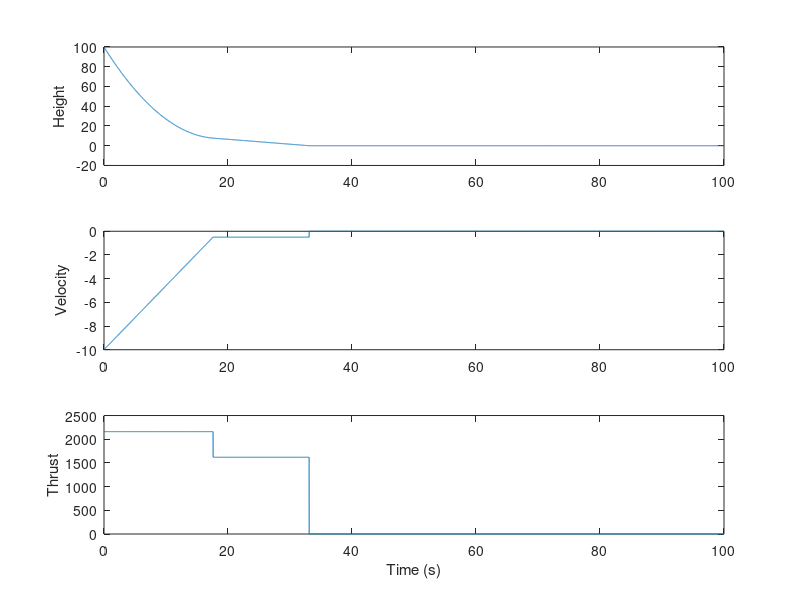

MATLAB code to generate this figure:
clearvars; clc;

%define our constants
m = 1000;
g = 1.62; %m/s^2
maxThrust = 2160; %Newtons

%time governance
dt = 0.01; %seconds
T = 100; %seconds

%initial state declaration
z=100; %height
v=-10; %m/s

%minimum kinematic deceleration
if maxThrust-m*g < m*(v^.2)/(2*z)
    fprintf("Minimum MaxThrust to not crash at this intitial altitude is: %.2f N\n", m*(v^.2)/(2*z))
    return
end

%calculate optimal speed of response (Kp) and damping (Kd) 
%satisfy conditions that z(tf) = v(tf) = 0
%Kp controller; 'spring stiffness'. Agressiveness with which the lander adjusts
wn = -1*((z+v*T)/(z*T));
Kp = m*wn^.2;
Kd = 2*sqrt(Kp*m);


%storage arrays
%allows you to plot graphs, analyze behavior
time = 0:dt:T; %make an array the size of T/dt representing every time instance (x-axis)
Z = zeros(size(time)); %log height for each dt
V = zeros(size(time)); %log velocity for each dt
TH = zeros(size(time)); %log thrust TH for each dt

%simulation loop
for k = 1:length(time)
    %PD controller
    if z>0
        if v < -0.5
            thrust = m*g + Kp*z - Kd*(v); %we want our base thrust to be mg, and less if we are below our desired value (0)
        else
            thrust = m*g;
        end
        %range thrust
        thrust = max(0,min(thrust, maxThrust)); %if the sim calls for negative thrust, thrust=0. Thrusters dont go the other way lol.
        %if controller calls for thrust>maxThrust, thrust=maxThrust. No turbo.
        
        %physics
        Fnet = thrust - m*g; %thrust is pos and mg always down
        a = Fnet/m;
    
        % Update state with Euler Integration. 
        v = v+a*dt;
        z = z+v*dt; % z =z+v*dt+0.5*a*dt.^2 works for CONSTANT ACCELERATION
        %not necessarily dynamic systems w changing accel.
        
        %store functions
        Z(k) = z; % log height
        V(k) = v; % log velocity
        TH(k) = thrust; % log thrust
    elseif z<=0
        z=0;
        v=0;
        thrust = 0;
        Z(k) = z; % log height
        V(k) = v; % log velocity
        TH(k) = thrust; % log thrust
        break;
    end
end

% points of interest
% Calculate the time of landing based on the height reaching zero
tidx = find(Z <= 0, 1, 'first'); % first index 'dt' within time fn at which Z<0. NOT AN ACTUAL TIME
t_landing = time(tidx); %this calls time array at that index
% Calculate the landing time and display it
fprintf('Landing time: %.2f seconds\n', t_landing);

fprintf('Height: %.2f m\n', Z(1));
fprintf('Velocity at landing: %.2f m/s\n', V(tidx));
fprintf('Thrust at landing: %.2f N\n', TH(tidx));
fprintf('Controller Coeff (Kp): %.2f N/m\n', Kp); % higher controller, more jerky
fprintf('Damping Coeff (Kd): %.2f Ns/m\n', Kd); % higher coeff, less jerky

%plotting!
figure
subplot(3,1,1)
plot(time,Z)
ylabel("Height")

subplot(3,1,2)
plot(time,V)
ylabel("Velocity")

subplot(3,1,3)
plot(time,TH)
ylabel("Thrust")
xlabel("Time (s)")
